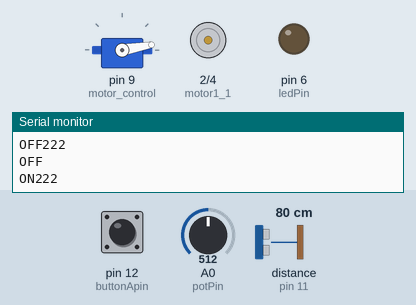
The sketch below on a simulated Arduino Uno, built with avr-gcc and run on an emulated ATmega328P. Parts: servo, motor-driver pin pairs drawn as motors (green arrow = first pin HIGH = forward, orange = second pin HIGH = backward, longer = more drive, scaled by the enable pin), output pins drawn as LEDs (lit = HIGH), the last lines printed to the serial monitor. Wiring (inferred from the names in the program): ultrasonic range finder: trigger pin 5; echo pin 11. The test bench sets the inputs (shaded band); at power-on: distance to the obstacle (sensor on pin 11) 80 cm, A0 (potPin) = 512, pin 12 (buttonApin) HIGH. The echo pulse lasts 58.3 µs per cm; pins used as bus, display or sensor lines are not drawn.

Above: at 4.0 s.
4.1 s: distance to the obstacle (sensor on pin 11) set to 23 cm
At 4.5 s:
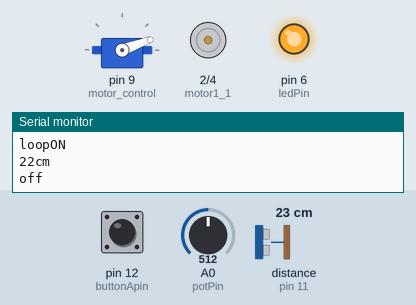
11.0 s: distance to the obstacle (sensor on pin 11) set to 18 cm
At 13.5 s:
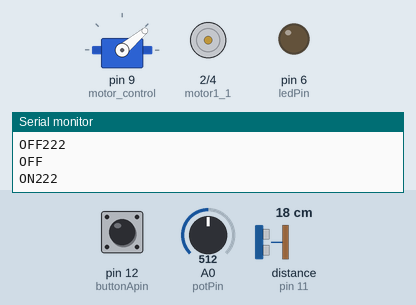
At 14.5 s:
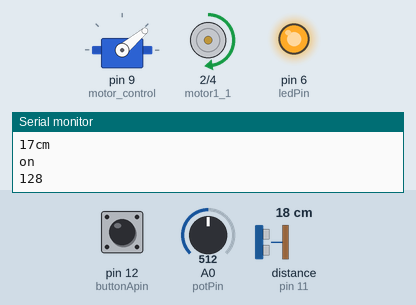
18.5 s: A0 (potPin) set to 716
26.8 s: A0 (potPin) set to 900
35.1 s: distance to the obstacle (sensor on pin 11) set to 35 cm
At 36.9 s:
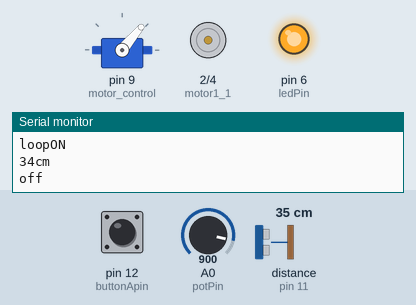
43.4 s: pin 12 (buttonApin) pulled LOW for 1.95 s
Timing chart, 0 to 58.0 s (numbered marks = the images above; inputs shaded):
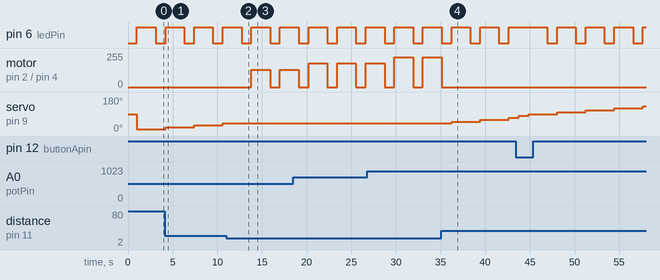

Measured:
- the behaviour switches between 21 and 20 cm on distance to the obstacle (sensor on pin 11) (found by bisection; images 1 and 2)
- after the input at 11.0 s, motor on pin 2 (motor1_1) / pin 4 (motor1_2): stopped → forward 128/255 after 2.8 s, → stopped 2.1 s later, → forward 128/255 1.1 s later; servo on pin 9 (motor_control): stays 40° (without the input it goes to 50° after 2.8 s)
- after the input at 35.1 s, motor on pin 2 (motor1_1) / pin 4 (motor1_2): goes on until 35.1 s, then stays stopped; servo on pin 9 (motor_control): 40° → 50° after 1.1 s, → 60° 3.2 s later, → 70° 3.2 s later
- by itself, pin 6 (ledPin): alternates HIGH for 2.1 s and LOW for 1.1 s

The sketch:

sketch_may25b.ino
```cpp
#include <Servo.h>
#define motor1EnablePin 3
#define motor1_1 2
#define motor1_2 4
int motor_control=9;

int ledPin = 6;
int buttonApin = 12;
int buttonBpin = 13;
int potPin = 0;

Servo servo;
bool onoff = false;
void setup()
{
  pinMode(motor1_1, OUTPUT);
  pinMode(motor1_2, OUTPUT);
 // analogWrite(motor1EnablePin, 10);
   servo.attach(motor_control);
 Serial.begin(9600);
  pinMode(5,OUTPUT); // 센서 Trig 핀
  pinMode(11,INPUT); // 센서 Echo 핀

  pinMode(ledPin, OUTPUT);
  pinMode(buttonApin, INPUT_PULLUP);
  pinMode(buttonBpin, INPUT_PULLUP);
}
int i=0;
void loop()
{
  long cm;
  //int sensorValue = analogRead(A0);
  int sped;
  if (digitalRead(buttonApin) == HIGH)
  {
    if(onoff){
      onoff=false;
      Serial.println("OFF222");

    } else {
      onoff=true;
      Serial.println("ON222");

    }
    delay(1000);
  }

  if(onoff){ //onbutton
      int speed = analogRead(potPin) / 4;
      Serial.print("loop");
      Serial.println("ON");
      digitalWrite(ledPin, HIGH);

      cm = distance();

       if(cm<20){
          Serial.println("on");

      digitalWrite(motor1_1, HIGH);
      digitalWrite(motor1_2, LOW);
      if(speed>=255){
         analogWrite(motor1EnablePin, 255);
      } else if(speed<=80){
         analogWrite(motor1EnablePin, 80);

      }else {
          analogWrite(motor1EnablePin, speed);

      }

      Serial.print(speed);
             // analogWrite(motor1EnablePin, 1023);

      } else {
        if(i==180){
          i=-10;
        }
        i+=10;

        servo.write(i);

        Serial.println("off");

        analogWrite(motor1EnablePin, 0);

      }
      delay(1000);
  }
  else {
    Serial.println("OFF");
    digitalWrite(ledPin, LOW);

     analogWrite(motor1EnablePin, 0);
  }
  delay(100);
}

long distance() {
  long duration, cm;

  digitalWrite(5,HIGH); // 센서에 Trig 신호 입력
  delayMicroseconds(10); // 10us 정도 유지
  digitalWrite(5,LOW); // Trig 신호 off

  duration = pulseIn(11,HIGH); // Echo pin: HIGH->Low 간격을 측정
  cm = duration / 29 / 2;; // 거리(cm)로 변환

  Serial.print(cm);
  Serial.print("cm");
  Serial.println();

  return cm;
}
```
